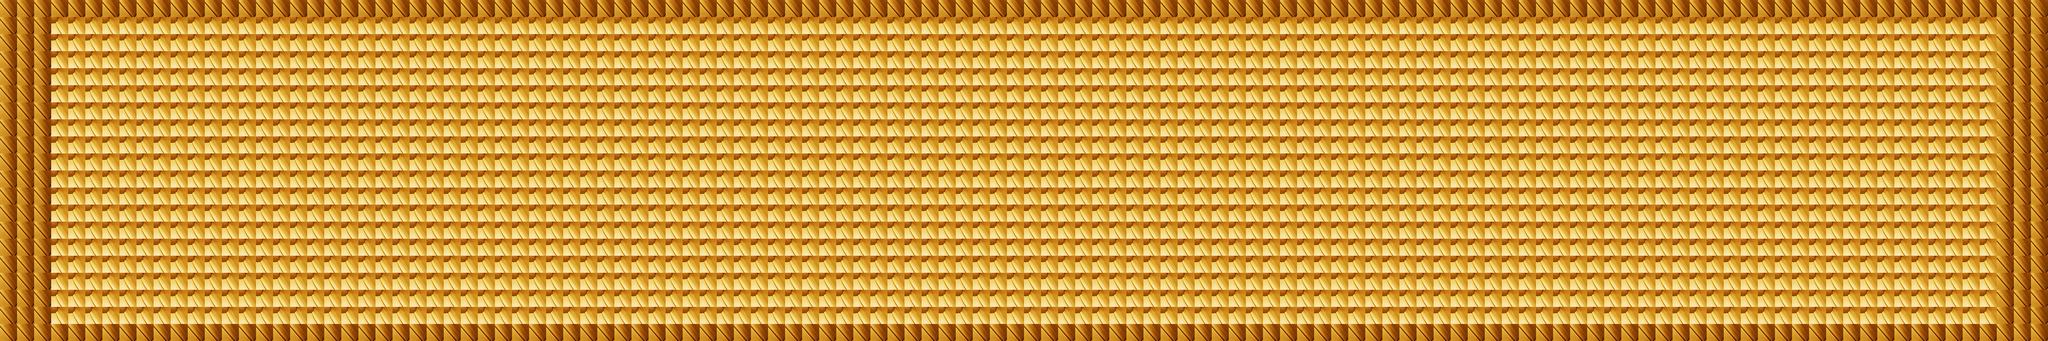

This is a level from a 2D game, rendered from its Tiled map with the project's own tilesets. A one-line summary and the map file follow, with tile-layer data summarised:
An orthogonal 120x20 tile map with 32x32 px tiles, 1 tile layer (Tile Layer 1).

<map version="1.0" orientation="orthogonal" renderorder="right-down" width="120" height="20" tilewidth="32" tileheight="32" nextobjectid="1">
 <tileset firstgid="1" name="map" tilewidth="32" tileheight="32" spacing="1" margin="1">
  <image source="map.png" width="75" height="75" />
 </tileset>
 <layer name="Tile Layer 1" width="120" height="20">
  <data>[2400 cells, 2400 non-empty, 2 distinct tile ids]</data>
 </layer>
</map>